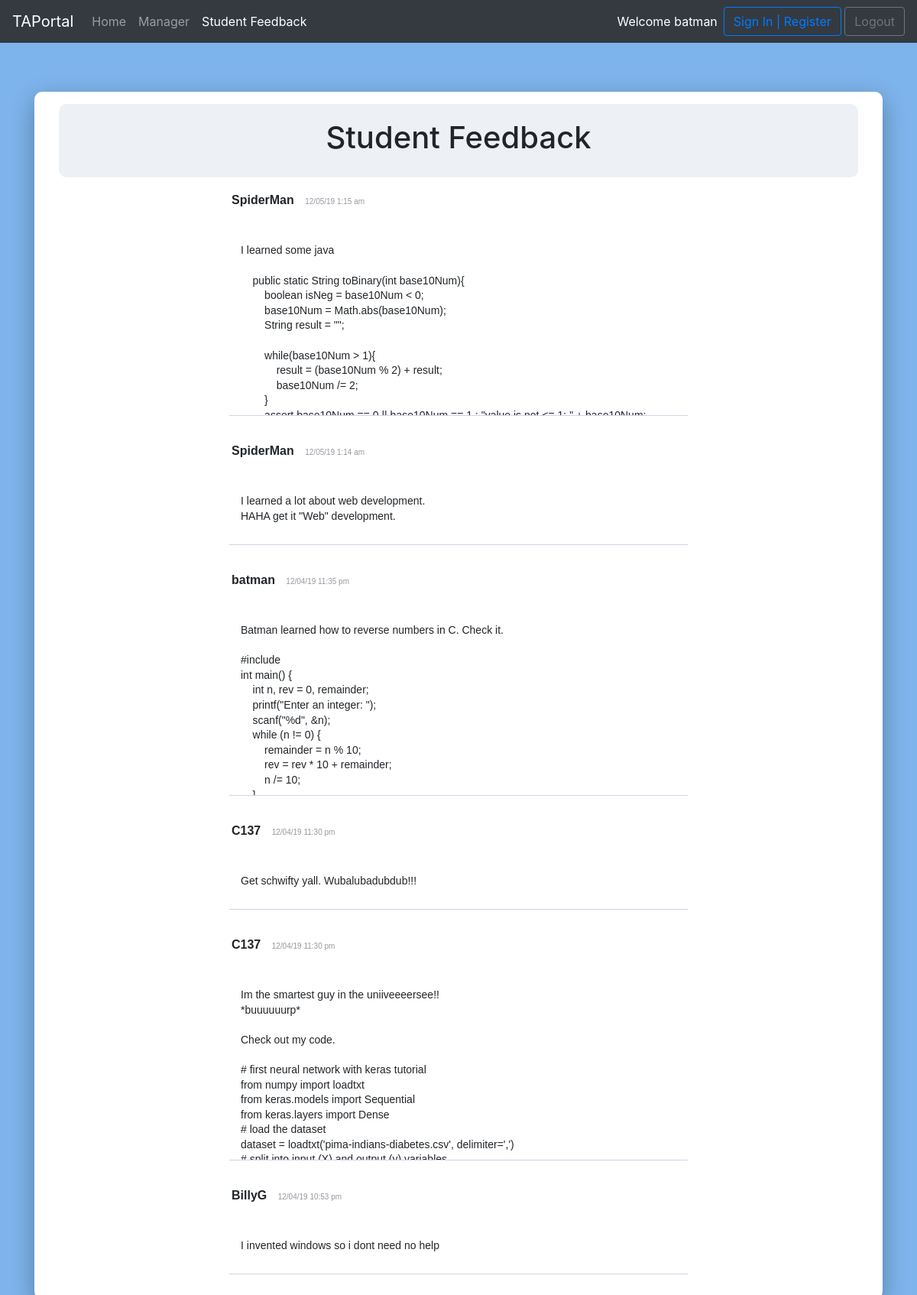
Screenshot of /student-feedback.php (signed in) with the database file from the repository.
### tables this page shows
CREATE TABLE `comments` (
  `postId` int(11) NOT NULL,
  `eid` varchar(45) DEFAULT NULL,
  `commentBody` text,
  `postDate` varchar(255) DEFAULT NULL,
  PRIMARY KEY (`postId`),
  UNIQUE KEY `postId_UNIQUE` (`postId`)
);

### student-feedback.php (the view, shortened to what this page needs)
<?php
include("config.php");
function questionsToday()
{
    global $link;
    $questionsTodayQuery = "select * from comments";
    $items = [];
    if ($result = $link->query($questionsTodayQuery)) {
        while ($question = $result->fetch_assoc()) {
            $items[] = $question;
        }
        if (sizeof($items) > 0) {
            $items = array_reverse($items, true);
        }
        foreach ($items as $item) {
            printf('<div class="scroll-bar-wrap">
                                <div class="row">
                                    <div class="scroll-box">
                                        <div class="sticky-top commentHeader">
                                            <p> <strong> %s </strong> <span class="dateFormat"> %s</span> </p>
                                        </div>
                                        <br>
                                        <div class="commentBody">
                                            <pre style="font-family: arial; line-height: 1.4;">%s</pre>
                                        </div>
                                    </div>
                                </div>
                                <div class="row cover-bar"></div>
                            </div>', $item["eid"], $item["postDate"], $item["commentBody"]);
        }
    }
}
?>
<!DOCTYPE html>
<html lang="en">
<head>
    <link href="./styles/student-feedback.css" type="text/css" rel="stylesheet">
    <link rel="stylesheet" href="https://stackpath.bootstrapcdn.com/bootstrap/4.3.1/css/bootstrap.min.css">
    <link rel="stylesheet" href="https://use.fontawesome.com/releases/v5.0.8/css/all.css">
    <link rel="stylesheet" href="https://cdn.dhtmlx.com/richtext/1.0/richtext.css" type="text/css">
</head>
<body>
    <nav class="navbar fixed-top navbar-expand-lg navbar-dark bg-dark">
        <a class="navbar-brand" href="#">TAPortal</a>
        <div class="collapse navbar-collapse" id="navbarTogglerDemo02">
            <ul class="navbar-nav mr-auto mt-2 mt-lg-0">
                <li class="nav-item">
                    <a class="nav-link" href="./index.php">Home </a>
                </li>
                <li class="nav-item" id="manager_view">
                    <a class="nav-link" href="./manager_scheduler.php">Manager</a>
                </li>
                <li class="nav-item active">
                    <a class="nav-link" href="#">Student Feedback<span class="sr-only">(current)</span></a>
                </li>
            </ul>
            <div id="current_user" style="color: white; margin-right: 8px;">
                <?php
                if (isset($_SESSION["loggedin"]) && $_SESSION["loggedin"] === true) {
                    echo "Welcome " . $_SESSION["eid"];
                }
                ?>
            </div>
            <div>
                <a class="btn btn-outline-primary" id="signInButton" href="./login.php" role="button">Sign In |
                    Register</a>
                <a class="btn btn-outline-secondary" id="signOutButton" href="./logout.php" role="button">Logout</a>
            </div>
        </div>
    </nav>
    <div class="container mt-5 pt-5">
        <div class="col mt-4 p-3 commentWraper">
            <div class="row justify-content-center mx-3" id="feedbackHeader" style=" text-align:center; background-color: rgba(229, 235, 242, 0.674);  border-radius: 10px; padding: 20px;">
                <h1 style="">Student Feedback</h1>
            </div>
            <div class="row justify-content-center" id="newPost">
                <?php
                questionsToday();
                ?>
            </div>
        </div>
    </div>
</body>
</html>

### styles/student-feedback.css (style rules this page uses)
html body { background-color: rgba(92, 161, 230, 0.794); }
.commentWraper { background-color: white; margin-bottom: 50px; max-width: 60% auto; -webkit-box-shadow: 0 10px 30px 0 rgba(0, 0, 0, 0.3); box-shadow: 0 10px 30px 0 rgba(0, 0, 0, 0.3); border-radius: 10px 10px 10px 10px; }
p { font-family: arial; line-height: 1.4; }
.commentBody { padding-left: 20px; }
.dateFormat { font-size: 10px; color: rgb(151, 151, 160); margin-left: 1em; }
.commentHeader { background-color: white; margin-top: 0px; padding: 3px 5px 5px 8px; }
.scroll-bar-wrap { width: 600px; position: relative; margin: 1em auto; padding: 2em auto; border-bottom: 1px solid rgb(210, 210, 230); }
.scroll-box { padding: 0px 10px 10px 10px; background-color: #ffffff; width: 100%; max-height: 295px; overflow-y: scroll; overflow-x: hidden; }
.cover-bar { position: absolute; background: #fff; ; height: 100%; top: 0; right: 0; width: .4em; -webkit-transition: all .5s; opacity: 1; }
#feedbackHeader { background-color: rgba(229, 235, 242, 0.674); border-radius: 10px; padding: 20px; }

### rows the page displays
comments: eid "SpiderMan", postDate "12/05/19 1:15 am", commentBody "I learned some java public static String toBinary(int base10Num){ boolean isNeg = base10Num < 0; base10Num = Math.abs(base10Num); String result = \"\"; while(base10Num > 1){ result = (base10Num % 2) + result; base10Num /= 2; }…"
comments: eid "SpiderMan", postDate "12/05/19 1:14 am", commentBody "I learned a lot about web development. HAHA get it \"Web\" development."
comments: eid "batman", postDate "12/04/19 11:35 pm", commentBody "Batman learned how to reverse numbers in C. Check it. #include int main() { int n, rev = 0, remainder; printf(\"Enter an integer: \"); scanf(\"%d\", &n); while (n != 0) { remainder = n % 10; rev = rev * 10 + remainder; n /= 10;…"
comments: eid "C137", postDate "12/04/19 11:30 pm", commentBody "Get schwifty yall. Wubalubadubdub!!!"
comments: eid "C137", postDate "12/04/19 11:30 pm", commentBody "Im the smartest guy in the uniiveeeersee!! *buuuuuurp* Check out my code. # first neural network with keras tutorial from numpy import loadtxt from keras.models import Sequential from keras.layers import Dense # load the dataset dataset = loadtxt('pima-indians-diabetes.csv', delimiter=',')…"
comments: eid "BillyG", postDate "12/04/19 10:53 pm", commentBody "I invented windows so i dont need no help"

### other values shown
$_SESSION["eid"] "batman"
